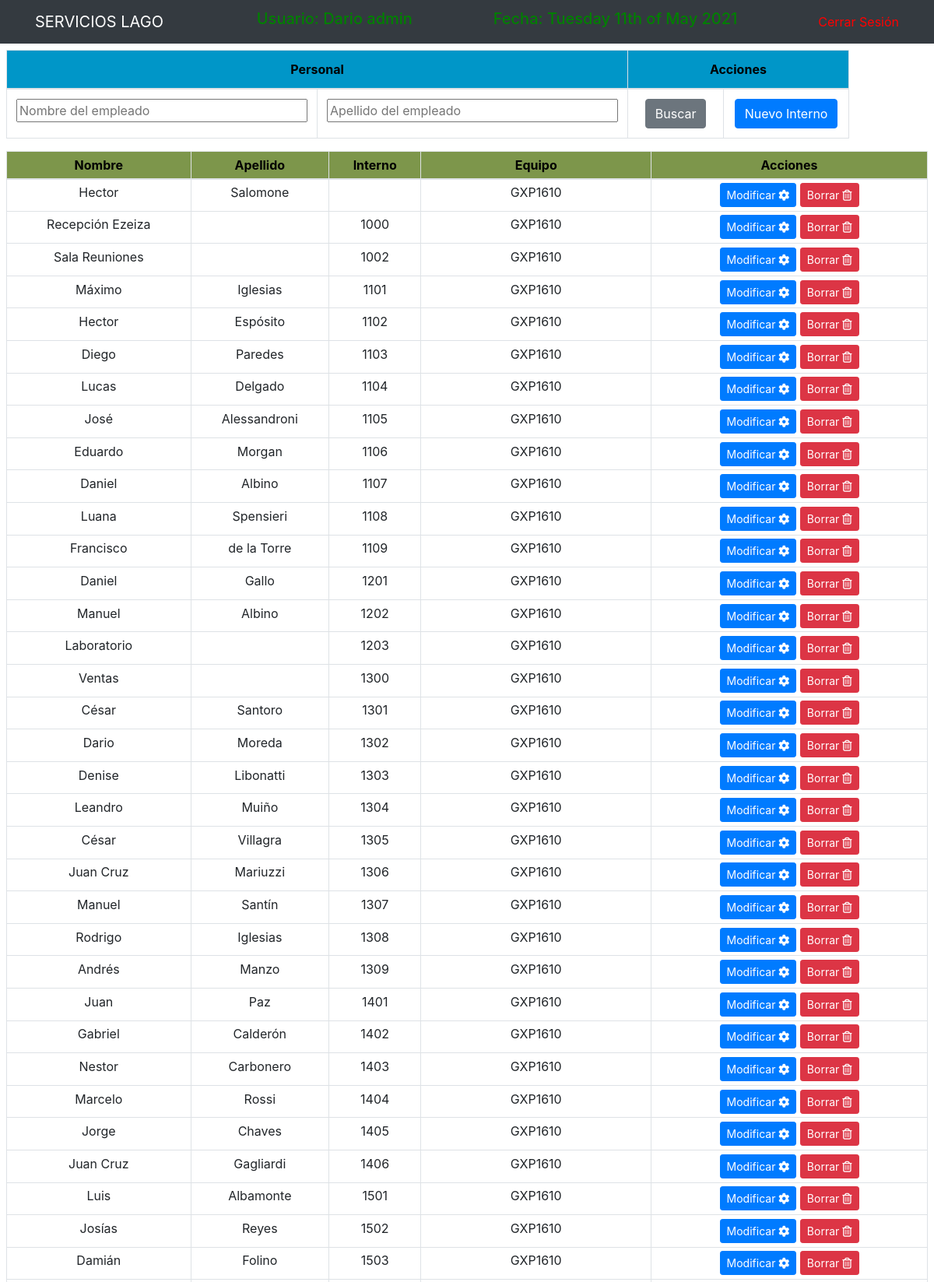
The page /Consultas/internos.php (signed in, upper part) on the database its author committed.
### tables this page shows
CREATE TABLE `internos` (
  `id` int(5) NOT NULL,
  `Interno` int(8) DEFAULT NULL,
  `Nombre` varchar(16) DEFAULT NULL,
  `Apellido` varchar(12) DEFAULT NULL,
  `Equipo` varchar(11) DEFAULT NULL
);

### includes/funciones.php (called while the page is built, shortened)
<?php
function comprobar($miusuario,$pantalla){
    $query = "SELECT permitido FROM permisos WHERE id_usuario='$miusuario' AND id_pantalla='$pantalla' ";
    $result_tasks = mysqli_query($conn,$query);
    $en="enabled";
    $dis="disabled";
    if (!$result_tasks){
        return $dis;
        die("me fui");
    }else{
        $row=mysqli_fetch_array($result_tasks);
        if($row['permitido']){
            return $en;
        }else{
            return $dis;
        }
    }
}
?>

### Consultas/internos.php (the view, shortened to what this page needs)
<?php
$usuario=$_SESSION['ingresado'];
$esta = $_SERVER['PHP_SELF'];
$btnNuevo= (comprobar($usuario,'internos2')=='enabled') ? '"/Servicios/Altas/altaint.php?flag=0"' : '"#"';
$btnModif= (comprobar($usuario,'internos3')=='enabled') ? '/Servicios/Modif/modifint.php?id=' : '"#"';
$btnBorrar= (comprobar($usuario,'internos4')=='enabled') ? '/Servicios/Bajas/borraint.php?id=' : '"#"';
?>
<div class="col-md-12 container p-2">
	<div class="row">
		<div class="col-md-11">
			<form action="<?php echo $esta ?>" method="POST">
				<table class="table table-bordered">
					<thead class="thead-cel" style="text-align:center">
						<tr>
							<th style="width: 60%" colspan=2>Personal</th>
							<th style="width: 20%" colspan=2>Acciones</th>
						</tr>
					</thead>
					<tbody>
							<tr>
								<td><input text="est" name="agen" style="width: 100%" placeholder="Nombre del empleado"></td>
								<td><input text="ape" name="ape" style="width: 100%" placeholder="Apellido del empleado"></td>
								<td><input type="submit" name="Busca" value="Buscar" class="btn btn-secondary"></td>
								<td><a href=<?php echo $btnNuevo; ?> class="btn btn-primary" > Nuevo Interno </a></td>
							</tr>
					</tbody>
				</table>
			</form>
		</div>
	</div>
	<div class="row">
		<div class="col-md-12">
				<table class="table table-sm table-bordered table-hover">
					<thead class="thead-dario" style="text-align:center">
						<tr>
							<th style="width: 20%">Nombre</th>
							<th style="width: 15%">Apellido</th>
							<th style="width: 10%">Interno</th>
							<th style="width: 25%">Equipo</th>
							<th style="width: 30%">Acciones</th>
					</thead>
					<tbody>
						<?php
							if (isset($_POST['Busca'])){
								$miagen= '%' . $_POST['agen'] . '%';
								$miape= '%' . $_POST['ape'] . '%';
								$query = "SELECT id,Nombre,Apellido,Interno,Equipo FROM internos WHERE (Nombre like '$miagen' AND Apellido LIKE '$miape')";
							}
							else{
								$query = "SELECT id,Nombre,Apellido,Interno,Equipo FROM internos  order by Interno";
							}
							$result_tasks = mysqli_query($conn,$query);
							while ($row=mysqli_fetch_array($result_tasks)) {
						?>
								<tr>
									<td><?php echo $row['Nombre'] ?></td>
									<td><?php echo $row['Apellido'] ?></td>
									<td><?php echo $row['Interno'] ?></td>
									<td><?php echo $row['Equipo'] ?></td>
									<td>
										<a href="<?php echo $btnModif; echo $row['id']; ?> " class="btn btn-primary btn-sm">
											Modificar <i class="fa fa-cog fa-spin"></i>
										</a>
										<a href="<?php echo $btnBorrar; echo $row['id']; ?> " class=
										"btn btn-danger btn-sm">
											Borrar <i class="far fa-trash-alt"></i>
										</a>
									</td>
								</tr>
						<?php }
						?>
					</tbody>
				</table>
		</div>
	</div>
</div>

### includes/header.php (style rules this page uses)
.container { text-align: center; }
.thead-cel { background-color: rgb(0, 150, 200); color: black; }
.thead-dario { background-color: rgb(125, 150, 75); color: black; }

### rows shown on the page
internos: Nombre "Hector", Apellido "Salomone", Equipo "GXP1610"
internos: Nombre "Recepción Ezeiza", Interno "1000", Equipo "GXP1610"
internos: Nombre "Sala Reuniones", Interno "1002", Equipo "GXP1610"
internos: Nombre "Máximo", Apellido "Iglesias", Interno "1101", Equipo "GXP1610"
internos: Nombre "Hector", Apellido "Espósito", Interno "1102", Equipo "GXP1610"
internos: Nombre "Diego", Apellido "Paredes", Interno "1103", Equipo "GXP1610"
internos: Nombre "Lucas", Apellido "Delgado", Interno "1104", Equipo "GXP1610"
internos: Nombre "José", Apellido "Alessandroni", Interno "1105", Equipo "GXP1610"
internos: Nombre "Eduardo", Apellido "Morgan", Interno "1106", Equipo "GXP1610"
internos: Nombre "Daniel", Apellido "Albino", Interno "1107", Equipo "GXP1610"
internos: Nombre "Luana", Apellido "Spensieri", Interno "1108", Equipo "GXP1610"
internos: Nombre "Francisco", Apellido "de la Torre", Interno "1109", Equipo "GXP1610"
internos: Nombre "Daniel", Apellido "Gallo", Interno "1201", Equipo "GXP1610"
internos: Nombre "Manuel", Apellido "Albino", Interno "1202", Equipo "GXP1610"
internos: Nombre "Laboratorio", Interno "1203", Equipo "GXP1610"
internos: Nombre "Ventas", Interno "1300", Equipo "GXP1610"
internos: Nombre "César", Apellido "Santoro", Interno "1301", Equipo "GXP1610"
internos: Nombre "Dario", Apellido "Moreda", Interno "1302", Equipo "GXP1610"
internos: Nombre "Denise", Apellido "Libonatti", Interno "1303", Equipo "GXP1610"
internos: Nombre "Leandro", Apellido "Muiño", Interno "1304", Equipo "GXP1610"
internos: Nombre "César", Apellido "Villagra", Interno "1305", Equipo "GXP1610"
internos: Nombre "Juan Cruz", Apellido "Mariuzzi", Interno "1306", Equipo "GXP1610"
internos: Nombre "Manuel", Apellido "Santín", Interno "1307", Equipo "GXP1610"
internos: Nombre "Rodrigo", Apellido "Iglesias", Interno "1308", Equipo "GXP1610"
internos: Nombre "Andrés", Apellido "Manzo", Interno "1309", Equipo "GXP1610"
internos: Nombre "Juan", Apellido "Paz", Interno "1401", Equipo "GXP1610"
internos: Nombre "Gabriel", Apellido "Calderón", Interno "1402", Equipo "GXP1610"
internos: Nombre "Nestor", Apellido "Carbonero", Interno "1403", Equipo "GXP1610"
internos: Nombre "Marcelo", Apellido "Rossi", Interno "1404", Equipo "GXP1610"
internos: Nombre "Jorge", Apellido "Chaves", Interno "1405", Equipo "GXP1610"
internos: Nombre "Juan Cruz", Apellido "Gagliardi", Interno "1406", Equipo "GXP1610"
internos: Nombre "Luis", Apellido "Albamonte", Interno "1501", Equipo "GXP1610"
internos: Nombre "Josías", Apellido "Reyes", Interno "1502", Equipo "GXP1610"
internos: Nombre "Damián", Apellido "Folino", Interno "1503", Equipo "GXP1610"
